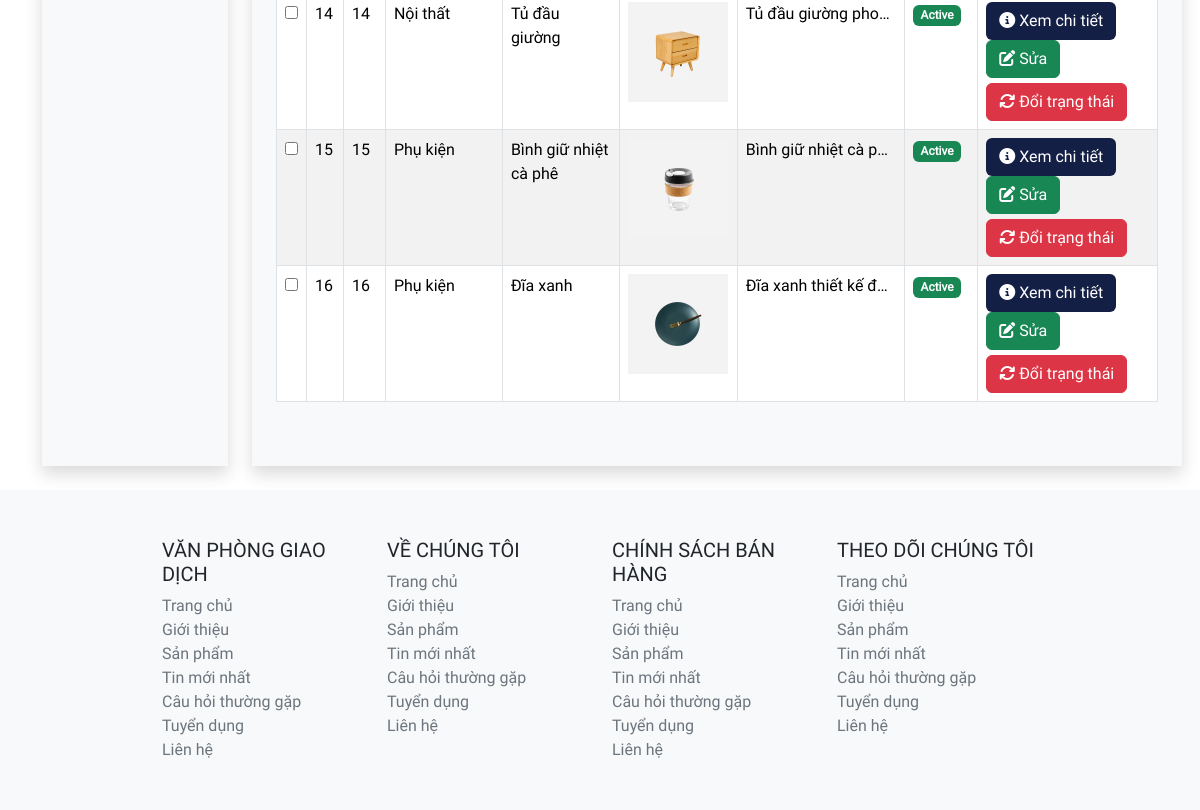
The page /admin/index.php?act=list-product (lower part) on the database as committed earlier.
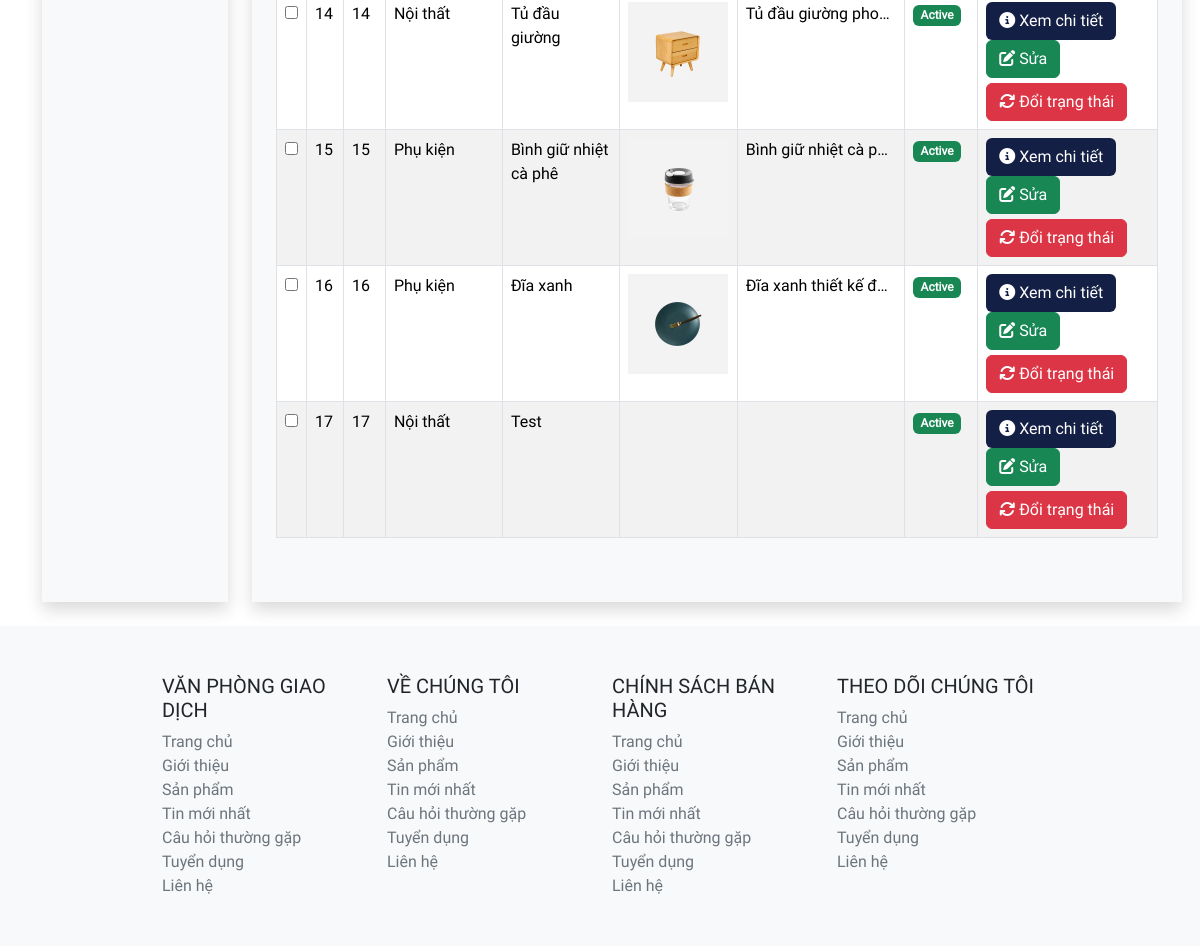
The same page on the database as committed later.
### tables this page shows
CREATE TABLE `product` (
  `pro_id` int NOT NULL,
  `pro_name` varchar(255) NOT NULL,
  `pro_image` varchar(255) DEFAULT NULL,
  `pro_description` varchar(255) NOT NULL,
  `cate_id` int NOT NULL
);

CREATE TABLE `category` (
  `cate_id` int NOT NULL,
  `cate_name` varchar(255) NOT NULL,
  `cate_status` tinyint NOT NULL DEFAULT '1' COMMENT '1: Tồn tại\r\n0: Không tồn tại'
);

### admin/controller/productController.php (called while the page is built, shortened)
<?php
class ProductController {
    public $productQuery;
    public function __construct() {
        $this -> productQuery = new ProductQuery();
    }
    public function list() {
        $dsProduct = $this->productQuery->all();
        include "view/product/list.php";
    }
}
?>

### admin/index.php (called while the page is built, shortened)
<?php
  include "../common/function.php";
include "controller/productController.php";
include "model/productQuery.php";
$act = $_GET['act'] ?? "";
match ($act) {
    '' => (new CategoryController()) -> list(),
    'list-product' => (new ProductController()) -> list(),
    'create-product' => (new ProductController()) -> create(),
    'read-one-product' => (new ProductController()) -> readOneProduct(),
    'update-status-product' => (new ProductController()) -> updateStatusProduct(),
    'view-product-detail' => (new ProductController()) -> listProductDetail(),
    'create-product-detail' => (new ProductController()) -> createProductDetail(),
    'update-product-detail' => (new ProductController()) -> readOneProductDetail(),
    'update-status-product-detail' => (new ProductController()) -> updateStatusProductDetail(),
    'list-category' => (new CategoryController()) -> list(),
    'create-category' => (new CategoryController()) -> create(),
    'update-category' => (new CategoryController()) -> update(),
    'delete-category' => (new CategoryController()) -> delete(),
    'restore-category' => (new CategoryController()) -> restore(),
    'list-news' => (new NewsController()) -> list(),
    'create-news' => (new NewsController()) -> create(),
    'update-news' => (new NewsController()) -> update(),
    'delete-news' => (new NewsController()) -> deleteNews(),
  };
?>

### common/function.php (called while the page is built, shortened)
<?php
    function connectDB() {
        $host = DB_HOST;
        $port  = DB_PORT;
        $dbname = DB_NAME;
        try {
            $conn = new PDO ("mysql:host=$host;port=$port;dbname=$dbname",DB_USER,DB_PASS);
            return $conn;
        } catch (\Throwable $th) {
            echo "Lỗi";
        }
    }
    function convertToObjectProduct($row) {
        $product = new Product();
        $product -> pro_id = $row['pro_id'];
        $product -> pro_name = $row['pro_name'];
        $product -> pro_image = $row['pro_image'];
        $product -> pro_description = $row['pro_description'];
        $product -> pro_status = $row['pro_status'];
        $product -> cate_id = $row['cate_id'];
        $product -> cate_name = $row['cate_name'];
        $product -> cate_status = $row['cate_status'];
        return $product;
    }
?>

### admin/model/productQuery.php (called while the page is built, shortened)
<?php
class ProductQuery {
    public $pdo;
    public function __construct() {
        $this->pdo = connectDB();
    }
    public function __destruct() {
        $this -> pdo = null;
    }
    public function all() {
        try {
            $sql = "select * from product inner join category on product.cate_id = category.cate_id";
            $data = $this->pdo->query($sql)->fetchAll();
            $dsProduct = [];
            foreach ($data as $row) {
                $dsProduct[] = convertToObjectProduct($row);
            }
            return $dsProduct;
        } catch (Exception $e) {
            echo "Lỗi: ".$e ->getMessage();
            echo "<hr>";
        }
    }
}
?>

### admin/view/product/list.php (the view, shortened to what the changed rows need)
<!DOCTYPE html>
<html lang="en">
<head>
    <link href="https://cdn.jsdelivr.net/npm/bootstrap@5.3.3/dist/css/bootstrap.min.css" rel="stylesheet">
    <link rel="stylesheet" href="../giaodien/style.css">
</head>
<body>
    <main class="d-flex container">
        <div class="shadow bg-light pb-5 mt-4 ms-4 mb-4 col-md-10">
            <div class="pt-4 ms-4 me-4">
                <table class="table table-striped table-hover table-bordered">
                    <tbody>
                        <?php
                        $i = 1;
                        foreach ($dsProduct as $key => $pro) {
                        ?>
                            <tr>
                                <td>
                                    <input type="checkbox">
                                </td>
                                <td scope="row">
                                    <?= $i++?>
                                </td>
                                <td scope="row">
                                    <?= $pro->pro_id?>
                                </td>
                                <?php
                                    if ($pro->cate_status != 1 ) { ?>
                                        <td>
                                        <div style="white-space: wrap; overflow: hidden; text-overflow: ellipsis; width: 100px;">
                                            Danh mục không tồn tại
                                        </div>
                                    </td>
                                    <?php
                                    } else {
                                        ?>
                                             <td>
                                                <div style="white-space: wrap; overflow: hidden; text-overflow: ellipsis; width: 100px;">
                                                    <?= $pro->cate_name?>
                                                </div>
                                </td>
                                        <?php
                                    }
                                ?>
                                <td>
                                    <div style="white-space: wrap; overflow: hidden; text-overflow: ellipsis; width: 100px;">
                                    <?= $pro->pro_name?>
                                </div>
                            </td>
                            <td>
                                <img src="../img/product/<?= $pro->pro_image ?>" alt="" style="width:100px;">
                            </td>
                            <td>
                                <div
                                    style="white-space: nowrap; overflow: hidden; text-overflow: ellipsis; width: 150px;">
                                    <?= $pro->pro_description?>
                                </div>
                            </td>
                            <td>
                                <?php
                                    if ($pro->pro_status == 1) {
                                ?>
                                <span class="badge bg-success ">Active</span>
                                <?php
                                    } else {
                                        ?>
                                <span class="badge bg-danger">Inactive</span>
                                <?php
                                    }
                                ?>
                            </td>
                            <td>
                                <button class="btn" style="background: #141F46;">
                                    <a href="index.php?act=view-product-detail&pro_id=<?= $pro->pro_id ?>"
                                        class="text-white">
                                        <i class="fa-solid fa-circle-info"></i> Xem chi tiết
                                    </a>
                                </button>
                                <button class="btn btn-success ">
                                    <a href="index.php?act=read-one-product&pro_id=<?= $pro->pro_id ?>"
                                        class="text-white">
                                        <i class="fa-solid fa-pen-to-square"></i> Sửa
                                    </a>
                                </button>
                                <button class="btn btn-danger" style="margin-top:5px;">
                                    <a onclick="return confirm('Xác nhận đổi trạng thái sản phẩm #<?= $pro->pro_id?>?')"
                                        href="index.php?act=update-status-product&pro_id=<?= $pro->pro_id ?>"
                                        class="text-white">
                                        <i class="fa-solid fa-arrows-rotate"></i> Đổi trạng thái
                                    </a>
                                </button>
                            </td>
                        </tr>
                        <?php
                        }
                        ?>
                    </tbody>
                </table>
            </div>
        </div>
    </main>
</body>
</html>

Rows that differ between the two databases and show on the page:
added product: pro_id "17", cate.cate_name "Nội thất", pro_name "Test", pro_status "Active"
